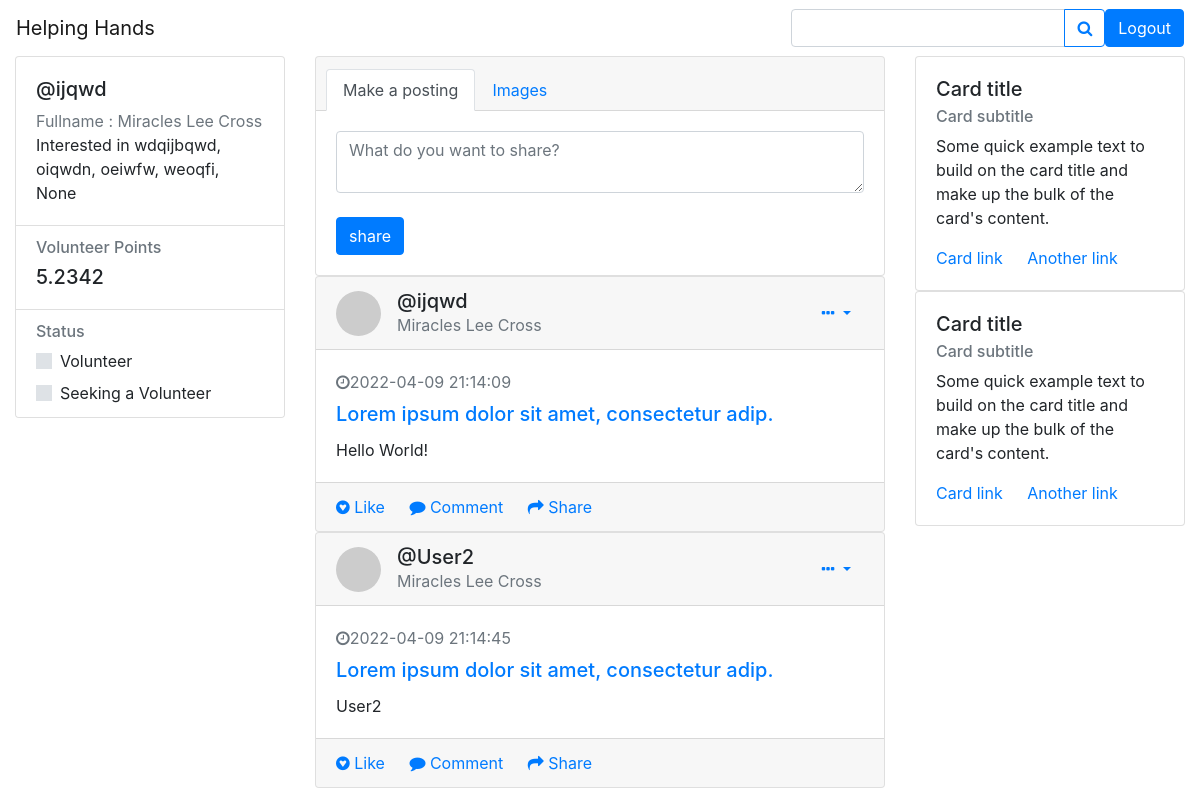
The page /home (signed in) on the database as committed earlier.
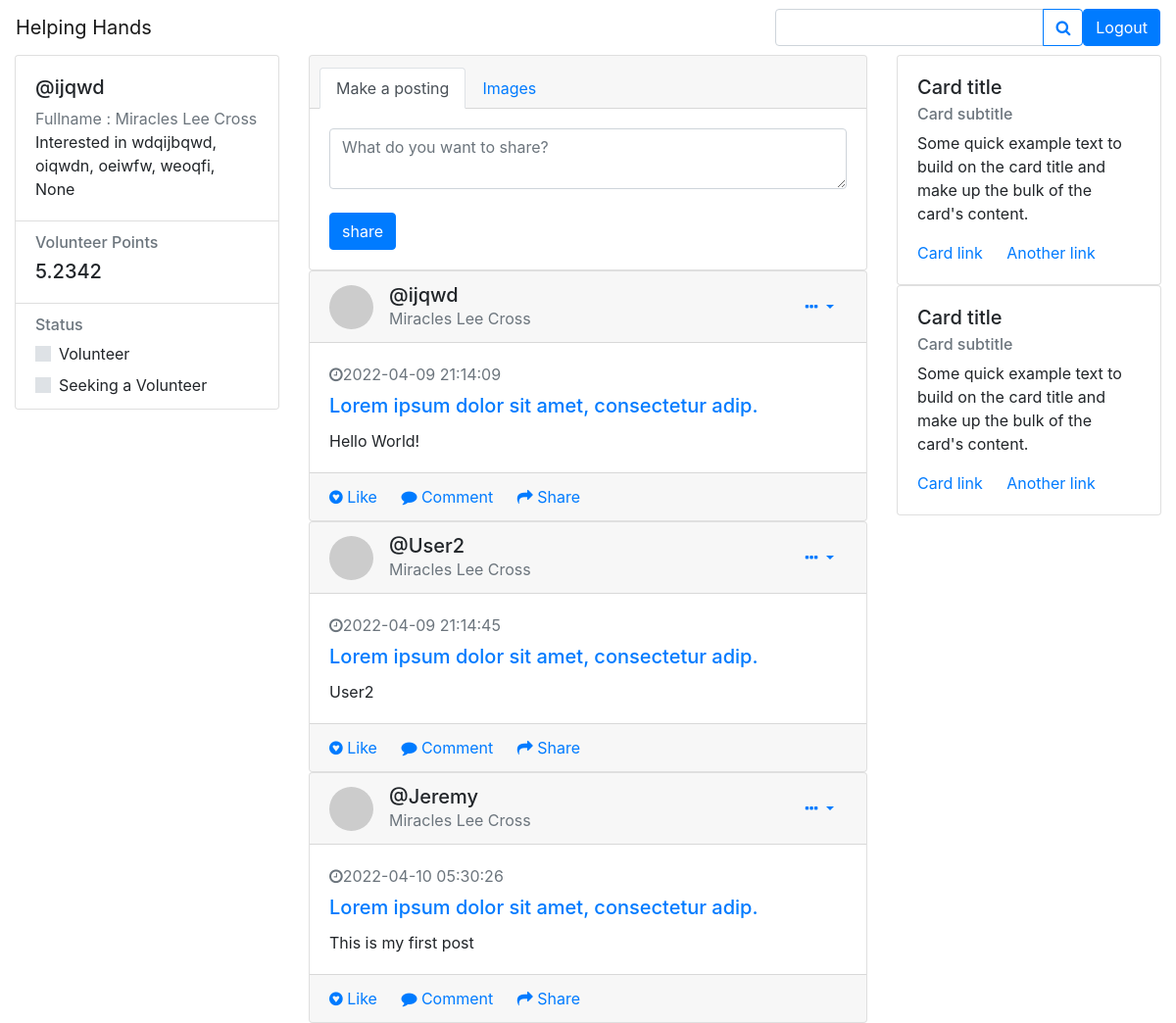
The same page on the database as committed later.
### website/models.py (models this page shows)
class User(db.Model, UserMixin):
    id = db.Column(db.Integer, primary_key=True)
    email = db.Column(db.String(150), unique=True)
    password = db.Column(db.String(150))
    first_name = db.Column(db.String(150))
    notes = db.relationship('Note')
    interest_1 = db.Column(db.String(150))
    interest_2 = db.Column(db.String(150))
    interest_3 = db.Column(db.String(150))
    interest_4 = db.Column(db.String(150))
    interest_5 = db.Column(db.String(150))

class Note(db.Model):
    id = db.Column(db.Integer, primary_key=True)
    data = db.Column(db.String(10000))
    date = db.Column(db.DateTime(timezone=True), default=func.now())
    user_id = db.Column(db.Integer, db.ForeignKey('user.id'))

### website/views.py (the view, shortened to what this page needs)
@views.route('/home', methods=['GET', 'POST'])
@login_required
def home():
    return render_template("home.html", user=current_user)

### website/__init__.py (called while the page is built)
def create_app():
    app = Flask(__name__)
    app.config['SECRET_KEY'] = 'hjshjhdjah kjshkjdhjs'
    app.config['SQLALCHEMY_DATABASE_URI'] = f'sqlite:///{DB_NAME}'
    db.init_app(app)
    from .views import views
    from .auth import auth
    app.register_blueprint(views, url_prefix='/')
    app.register_blueprint(auth, url_prefix='/')
    from .models import User, Note
    create_database(app)
    login_manager = LoginManager()
    login_manager.login_view = 'auth.login'
    login_manager.init_app(app)
    @login_manager.user_loader
    def load_user(id):
        return User.query.get(int(id))
    return app

### website/templates/home.html (shortened to what this page needs)
<!DOCTYPE html>
<html>
<head>
<link href="//maxcdn.bootstrapcdn.com/bootstrap/4.1.1/css/bootstrap.min.css" rel="stylesheet" id="bootstrap-css">
<link href="https://stackpath.bootstrapcdn.com/font-awesome/4.7.0/css/font-awesome.min.css" rel="stylesheet"
>
</head>
<nav class="navbar navbar-light bg-white">
        <a href="#" class="navbar-brand">Helping Hands</a>
        <form class="form-inline">
            <div class="input-group">
                <input type="text" class="form-control" aria-label="Recipient's username" aria-describedby="button-addon2">
                <div class="input-group-append">
                    <button class="btn btn-outline-primary" type="button" id="button-addon2">
                        <i class="fa fa-search"></i>
                    </button>
                </div>
            </div>
            <a class="btn btn-primary" href="/logout">Logout</a>
        </form>
    </nav>
    <div class="container-fluid gedf-wrapper">
        <div class="row">
            <div class="col-md-3">
                <div class="card">
                    <div class="card-body">
                        <div class="h5">@{{ user.first_name }}</div>
                        <div class="h7 text-muted">Fullname : Miracles Lee Cross</div>
                        <div class="h7">Interested in {{ user.interest_1 }}, {{ user.interest_2 }}, {{ user.interest_3 }}, {{ user.interest_4 }}, {{ user.interest_5 }}
                        </div>
                    </div>
                    <ul class="list-group list-group-flush">
                        <li class="list-group-item">
                            <div class="h6 text-muted">Volunteer Points</div>
                            <div class="h5">5.2342</div>
                        </li>
                        <li class="list-group-item">
                            <div class="h6 text-muted">Status</div>
                            <div class="custom-control custom-switch">
                              <label class="custom-control-label" for="customSwitch1">Volunteer</label>
                            </div>
                            <div class="custom-control custom-switch">
                              <label class="custom-control-label" for="customSwitch2">Seeking a Volunteer</label>
                            </div>
                        </li>
                    </ul>
                </div>
            </div>
            <div class="col-md-6 gedf-main">
                <div class="card gedf-card">
                    <div class="card-header">
                        <ul class="nav nav-tabs card-header-tabs" id="myTab" role="tablist">
                            <li class="nav-item">
                                <a class="nav-link active" id="posts-tab" data-toggle="tab" href="#posts" role="tab" aria-controls="posts" aria-selected="true">Make
                                    a posting</a>
                            </li>
                            <li class="nav-item">
                                <a class="nav-link" id="images-tab" data-toggle="tab" role="tab" aria-controls="images" aria-selected="false" href="#images">Images</a>
                            </li>
                        </ul>
                    </div>
                    <div class="card-body">
                        <div class="tab-content" id="myTabContent">
                            <div class="tab-pane fade show active" id="posts" role="tabpanel" aria-labelledby="posts-tab">
                              <form method="POST">
                                <textarea name="note" id="note" class="form-control" placeholder="What do you want to share?"></textarea>
                                <br />
                                <div class="btn-group">
                                  <button type="submit" class="btn btn-primary">share</button>
                              </div>
                              </form>
                            </div>
                        </div>
                    </div>
                </div>
                {% for user in user.query.all() %}
                  {% for note in user.notes %}
                  <div class="card gedf-card">
                      <div class="card-header">
                          <div class="d-flex justify-content-between align-items-center">
                              <div class="d-flex justify-content-between align-items-center">
                                  <div class="mr-2">
                                      <img class="rounded-circle" width="45" src="https://picsum.photos/50/50" alt="">
                                  </div>
                                  <div class="ml-2">
                                      <div class="h5 m-0">@{{ user.first_name }}</div>
                                      <div class="h7 text-muted">Miracles Lee Cross</div>
                                  </div>
                              </div>
                              <div>
                                  <div class="dropdown">
                                      <button class="btn btn-link dropdown-toggle" type="button" id="gedf-drop1" data-toggle="dropdown" aria-haspopup="true" aria-expanded="false">
                                          <i class="fa fa-ellipsis-h"></i>
                                      </button>
                                  </div>
                              </div>
                          </div>
                      </div>
                      <div class="card-body">
                          <div class="text-muted h7 mb-2"> <i class="fa fa-clock-o"></i>{{ note.date }}</div>
                          <a class="card-link" href="#">
                              <h5 class="card-title">Lorem ipsum dolor sit amet, consectetur adip.</h5>
                          </a>
                          <p class="card-text">
                            {{ note.data }}
                          </p>
                      </div>
                      <div class="card-footer">
                          <a href="#" class="card-link"><i class="fa fa-gittip"></i> Like</a>
                          <a href="#" class="card-link"><i class="fa fa-comment"></i> Comment</a>
                          <a href="#" class="card-link"><i class="fa fa-mail-forward"></i> Share</a>
                      </div>
                  </div>
                  {% endfor %}
                  {% endfor %}
            </div>
            <div class="col-md-3">
                <div class="card gedf-card">
                    <div class="card-body">
                        <h5 class="card-title">Card title</h5>
                        <h6 class="card-subtitle mb-2 text-muted">Card subtitle</h6>
                        <p class="card-text">Some quick example text to build on the card title and make up the bulk of the
                            card's content.</p>
                        <a href="#" class="card-link">Card link</a>
                        <a href="#" class="card-link">Another link</a>
                    </div>
                </div>
                <div class="card gedf-card">
                        <div class="card-body">
                            <h5 class="card-title">Card title</h5>
                            <h6 class="card-subtitle mb-2 text-muted">Card subtitle</h6>
                            <p class="card-text">Some quick example text to build on the card title and make up the bulk of the
                                card's content.</p>
                            <a href="#" class="card-link">Card link</a>
                            <a href="#" class="card-link">Another link</a>
                        </div>
                    </div>
            </div>
        </div>
    </div>
</html>

Rows that differ between the two databases and show on the page:
added User: first_name "Jeremy"
added Note: date "2022-04-10 05:30:26", data "This is my first post"
